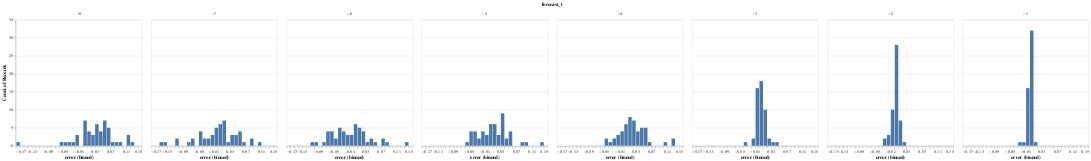

Notebook code cell kept with this figure:
### Code cell
errors = (
    forecasts.filter(pl.col("forecast_t") != 0)
    .join(
        forecasts.filter(pl.col("forecast_t") == 0)
        .drop("forecast_t")
        .rename({"pred": "true"}),
        on=["season", "geography"],
    )
    .with_columns(error=pl.col("pred") - pl.col("true"))
)

alt.Chart(errors).mark_bar().encode(
    alt.X("error", bin=alt.Bin(step=0.01)), alt.Y("count()"), alt.Facet("forecast_t")
)

### Figure 1 — Vega-Lite specification as saved in the notebook (floating-point values rounded to 4 significant figures; data arrays with more than 128 entries replaced by an {"elided": "..."} marker saying what was removed)
{"config": {"view": {"continuousWidth": 300, "continuousHeight": 300}}, "data": {"name": "data-cd5beef7cfaa2614a6e77df85f673861"}, "mark": {"type": "bar"}, "encoding": {"facet": {"field": "forecast_t", "type": "quantitative"}, "x": {"bin": {"step": 0.01}, "field": "error", "type": "quantitative"}, "y": {"aggregate": "count", "type": "quantitative"}}, "$schema": "https://vega.github.io/schema/vega-lite/v5.20.1.json", "datasets": {"data-cd5beef7cfaa2614a6e77df85f673861": {"elided": "408 records"}}}
